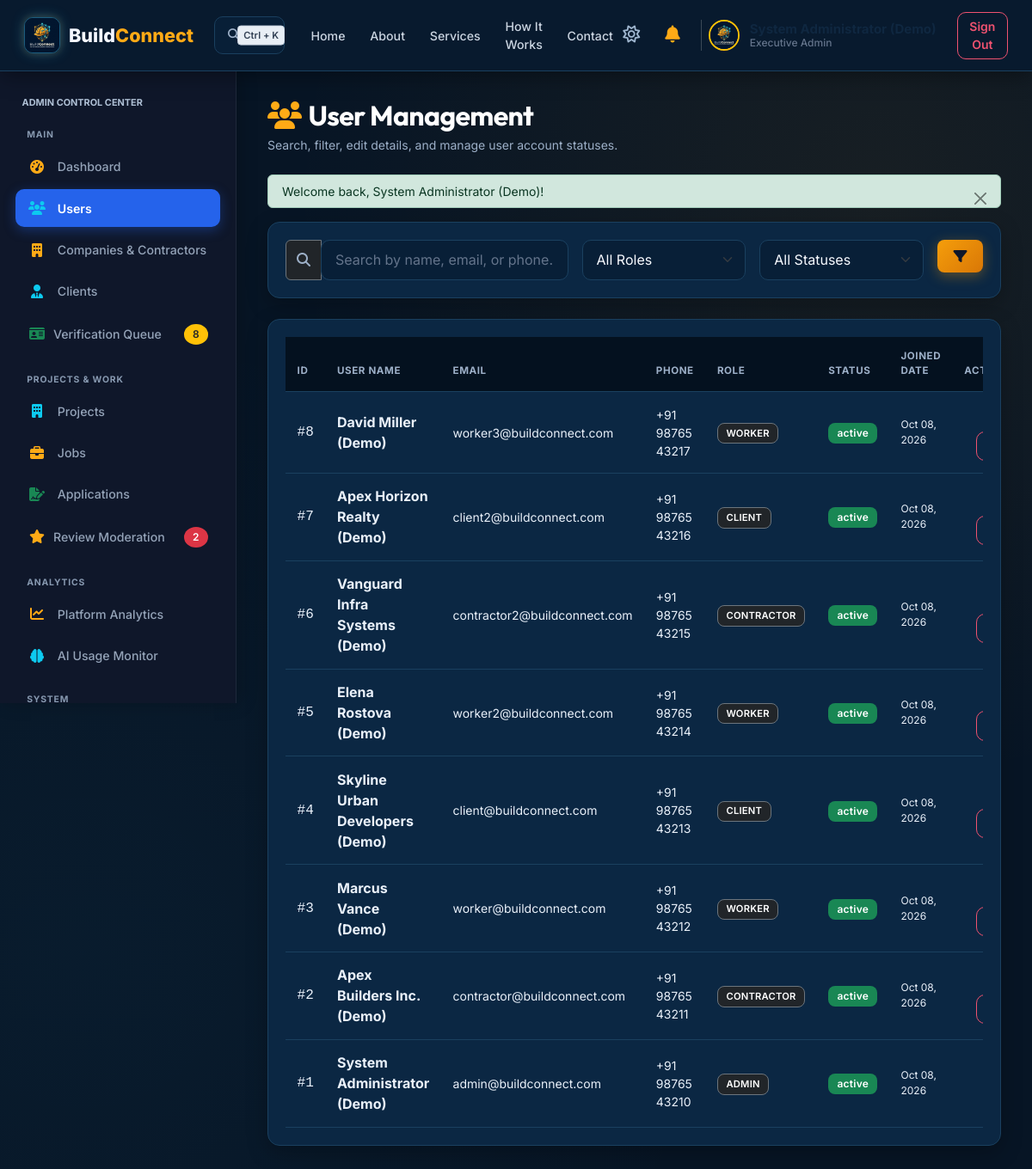
The page /admin/users.php (signed in) on the database its author committed.
### tables this page shows
CREATE TABLE IF NOT EXISTS users (
    id INT AUTO_INCREMENT PRIMARY KEY,
    name VARCHAR(100) NOT NULL,
    email VARCHAR(150) UNIQUE NOT NULL,
    password VARCHAR(255) NOT NULL,
    role ENUM('admin', 'contractor', 'worker', 'client') NOT NULL,
    phone VARCHAR(30) DEFAULT NULL,
    avatar VARCHAR(255) DEFAULT 'default_avatar.png',
    status ENUM('active', 'inactive', 'suspended') DEFAULT 'active',
    created_at TIMESTAMP DEFAULT CURRENT_TIMESTAMP,
    updated_at TIMESTAMP DEFAULT CURRENT_TIMESTAMP ON UPDATE CURRENT_TIMESTAMP,
    INDEX idx_user_email (email),
    INDEX idx_user_role (role),
    INDEX idx_user_created (created_at)
);

### admin/users.php (the view, shortened to what the rows shown need)
<?php
require_once __DIR__ . '/../includes/auth.php';
require_once __DIR__ . '/../includes/header.php';
require_once __DIR__ . '/../includes/navbar.php';
$current_user = currentUser();
$db = getDB();
$where_clauses = ["1=1"];
$params = [];
$sql = "SELECT * FROM users WHERE " . implode(" AND ", $where_clauses) . " ORDER BY id DESC";
$stmt = $db->prepare($sql);
$stmt->execute($params);
$users = $stmt->fetchAll();
?>
<div class="bc-layout">
    <?php require_once __DIR__ . '/../includes/sidebar.php'; ?>
    <main class="bc-main-content">
        <div class="d-flex justify-content-between align-items-center mb-4">
            <div>
                <h1 class="h2 fw-bold text-white mb-1"><i class="fa-solid fa-users text-warning me-2"></i>User Management</h1>
            </div>
        </div>
        <div class="bc-card p-4">
            <div class="table-responsive">
                <table class="table table-custom align-middle mb-0">
                    <thead>
                        <tr>
                            <th>ID</th>
                            <th>User Name</th>
                            <th>Email</th>
                            <th>Phone</th>
                            <th>Role</th>
                            <th>Status</th>
                            <th>Joined Date</th>
                            <th class="text-end">Actions</th>
                        </tr>
                    </thead>
                    <tbody>
                        <?php if (empty($users)): ?>
                            <tr>
                                <td colspan="8" class="text-center py-4 text-muted">No users found matching the selected criteria.</td>
                            </tr>
                        <?php else: ?>
                            <?php foreach ($users as $u): ?>
                                <tr>
                                    <td class="font-monospace text-muted">#<?= $u['id'] ?></td>
                                    <td class="fw-bold text-white"><?= e($u['name']) ?></td>
                                    <td class="small text-muted"><?= e($u['email']) ?></td>
                                    <td class="small text-muted"><?= e($u['phone'] ?: 'N/A') ?></td>
                                    <td>
                                        <span class="badge bg-dark border border-secondary text-uppercase" style="font-size: 0.7rem;">
                                            <?= e($u['role']) ?>
                                        </span>
                                    </td>
                                    <td>
                                        <span class="badge <?= get_status_badge_class($u['status']) ?>">
                                            <?= e($u['status']) ?>
                                        </span>
                                    </td>
                                    <td class="text-muted extra-small"><?= format_date($u['created_at']) ?></td>
                                    <td class="text-end">
                                        <?php if ((int)$u['id'] !== (int)$current_user['id']): ?>
                                            <?php if ($u['status'] === 'active'): ?>
                                                <form action="<?= BASE_URL ?>/admin/users.php" method="POST" class="d-inline" onsubmit="return confirm('Suspend user account #<?= $u['id'] ?>?');">
                                                    <button type="submit" class="btn btn-outline-danger btn-sm" title="Suspend User">
                                                    </button>
                                                </form>
                                            <?php endif; ?>
                                        <?php endif; ?>
                                    </td>
                                </tr>
                            <?php endforeach; ?>
                        <?php endif; ?>
                    </tbody>
                </table>
            </div>
        </div>
    </main>
</div>
<?php require_once __DIR__ . '/../includes/footer.php'; ?>

### includes/navbar.php (shortened to what the rows shown need)
<?php
$user = get_logged_user();
?>
<nav class="bc-navbar bc-navbar-modern d-flex align-items-center justify-content-between">
    <div class="d-flex align-items-center gap-3">
        <?php if ($user):
            $user_role_label = ucfirst($user['role']);
            if ($user['role'] === 'admin') $user_role_label = 'Executive Admin';
            elseif ($user['role'] === 'client') $user_role_label = 'Client';
            elseif ($user['role'] === 'worker') $user_role_label = 'Worker';
            elseif ($user['role'] === 'contractor') $user_role_label = 'Contractor';
            $user_avatar = (!empty($user['avatar']) && file_exists(__DIR__ . '/../assets/images/' . $user['avatar'])) ? $user['avatar'] : 'logo.png';
        ?>
            <button class="btn btn-sm btn-link text-slate-400 p-1 text-decoration-none d-none d-sm-inline-block" type="button" title="Toggle Light/Dark Theme">
                <i class="fa-regular fa-sun fs-5" style="color: #9FB6CF;"></i>
            </button>
            <div class="dropdown">
                <button class="btn btn-outline-secondary btn-sm position-relative text-light border-0" type="button" id="notifDropdown" data-bs-toggle="dropdown" aria-expanded="false">
                    <i class="fa-solid fa-bell text-warning fs-5" style="color: #FFAA16 !important;"></i>
                </button>
            </div>
            <div class="d-flex align-items-center gap-2 ps-2 border-start border-secondary border-opacity-50">
                <img src="<?= BASE_URL ?>/assets/images/<?= sanitize($user_avatar) ?>" alt="Avatar" class="rounded-circle border border-2 border-warning" style="width: 36px; height: 36px; object-fit: cover;">
                <div class="profile-info text-start d-flex flex-column justify-content-center ms-1 me-1" style="line-height: 1.2; min-width: 130px; flex-shrink: 0; display: flex !important; visibility: visible !important; opacity: 1 !important;">
                    <div class="fw-bold profile-name bc-user-name" style="color: #0F2740 !important; font-weight: 700 !important; font-size: 15px !important; opacity: 1 !important; visibility: visible !important; display: block !important; white-space: nowrap;"><?= sanitize($user['name'] ?? 'User') ?></div>
                    <div class="extra-small profile-role bc-user-role" style="color: #64748B !important; font-size: 12px !important; font-weight: 500 !important; opacity: 1 !important; visibility: visible !important; display: block !important; white-space: nowrap;"><?= sanitize($user_role_label) ?></div>
                </div>
            </div>
            <a href="<?= BASE_URL ?>/logout.php" class="btn btn-outline-danger btn-sm ms-1">Sign Out</a>
        <?php endif; ?>
    </div>
</nav>

### includes/sidebar.php (shortened to what the rows shown need)
<?php
$user = get_logged_user();
$is_worker = ($user && isset($user['role']) && $user['role'] === ROLE_WORKER);
$is_admin  = ($user && isset($user['role']) && $user['role'] === ROLE_ADMIN);
$is_client = ($user && isset($user['role']) && $user['role'] === ROLE_CLIENT);
$is_contractor = ($user && isset($user['role']) && $user['role'] === ROLE_CONTRACTOR);
$sidebar_class = 'bc-sidebar';
$sidebar_id = '';
if ($is_worker) {
    $sidebar_class .= ' bc-sidebar-worker';
    $sidebar_id = 'id="bc-worker-sidebar"';
} elseif ($is_admin) {
    $sidebar_class .= ' bc-sidebar-admin';
    $sidebar_id = 'id="bc-admin-sidebar"';
} elseif ($is_client) {
    $sidebar_class .= ' bc-sidebar-client';
    $sidebar_id = 'id="bc-client-sidebar"';
} elseif ($is_contractor) {
    $sidebar_class .= ' bc-sidebar-contractor';
    $sidebar_id = 'id="bc-contractor-sidebar"';
}
?>
<aside class="<?= $sidebar_class ?>" <?= $sidebar_id ?>>
    <div class="px-2 mb-3">
        <div class="text-uppercase text-muted extra-small fw-bold tracking-wider" style="font-size: 0.68rem; color: var(--bc-text-secondary) !important;">
            <?= $user ? sanitize(strtoupper($user['role'])) . ' CONTROL CENTER' : 'NAVIGATION' ?>
        </div>
    </div>
</aside>

### rows shown on the page
users: role "Executive Admin", role "ADMIN", id "1", name "System Administrator (Demo)", email "admin@buildconnect.com", phone "+91 98765 43210", status "active", created_at "Oct 08, 2026"
users: id "8", name "David Miller (Demo)", email "worker3@buildconnect.com", phone "+91 98765 43217", role "WORKER", status "active", created_at "Oct 08, 2026"
users: id "7", name "Apex Horizon Realty (Demo)", email "client2@buildconnect.com", phone "+91 98765 43216", role "CLIENT", status "active", created_at "Oct 08, 2026"
users: id "6", name "Vanguard Infra Systems (Demo)", email "contractor2@buildconnect.com", phone "+91 98765 43215", role "CONTRACTOR", status "active", created_at "Oct 08, 2026"
users: id "5", name "Elena Rostova (Demo)", email "worker2@buildconnect.com", phone "+91 98765 43214", role "WORKER", status "active", created_at "Oct 08, 2026"
users: id "4", name "Skyline Urban Developers (Demo)", email "client@buildconnect.com", phone "+91 98765 43213", role "CLIENT", status "active", created_at "Oct 08, 2026"
users: id "3", name "Marcus Vance (Demo)", email "worker@buildconnect.com", phone "+91 98765 43212", role "WORKER", status "active", created_at "Oct 08, 2026"
users: id "2", name "Apex Builders Inc. (Demo)", email "contractor@buildconnect.com", phone "+91 98765 43211", role "CONTRACTOR", status "active", created_at "Oct 08, 2026"

### other values the page prints
$flash['message'] "Welcome back, System Administrator (Demo)!"
